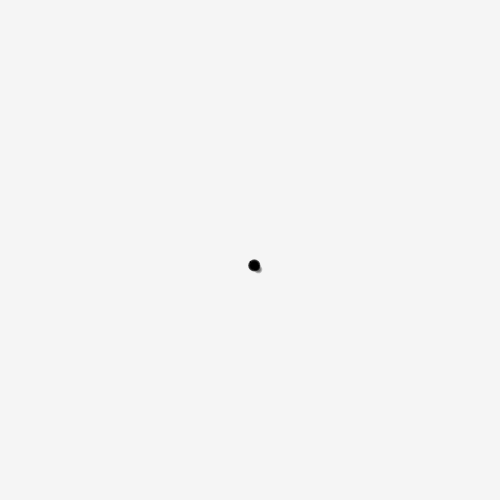
Frame 1 (no input)
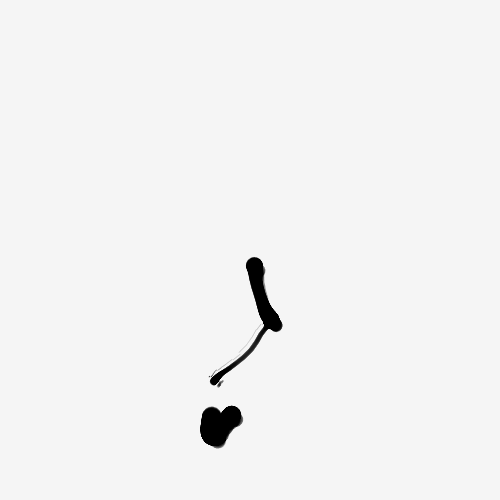
Frame 60 (no input)
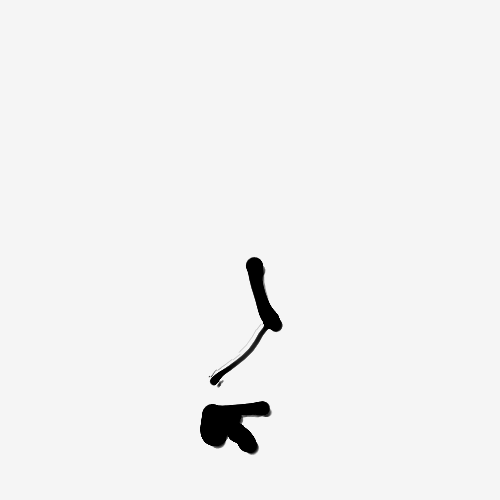
Frame 120 (the mouse pressed at the canvas centre since frame 60)

The p5.js sketch that drew these frames (run headless with seeded random() and noise() and a simulated clock; from frame 60 on, the mouse is pressed at the canvas centre):

// p5.js sketch
// ── sketch.js
let brushSize = 10;
let f = false;
let spring = 0.4;
let friction = 0.45;
let v = 0.5;
let r = 0;
let vx = 0;
let vy = 0;
let splitNum = 100;
let diff = 4;
let trans = ["09", "04", "04"];
let col = "#000000";
let sw, bx,
  by,
  tx,
  ty,
  drawing = 1,
  spd = 0.2;

function setup() {
  createCanvas(500, 500);
  background(245);
  bx = tx = width / 2;
  by = ty = height / 2;
  noFill();
}

function draw() {
  //circle(bx,by,5);
  let d = dist(bx, by, tx, ty);
  if (d < 5) {
    while (dist(bx, by, tx, ty) < 15) {
      let maxd = 50;
      brushSize = random(1, 18);
      let angle = random(0, TWO_PI);
      let len = random(20, 100);
      tx = constrain(bx + len * cos(angle), 50, width - 50);
      ty = constrain(by + len * sin(angle), 50, height - 50);
      drawing = random() < 0.7 ? true : false;
    }
  }
  let wiggle = random(d/10, d / 5);
  bx = lerp(bx, tx, spd) + random(-wiggle, wiggle);
  by = lerp(by, ty, spd) + random(-wiggle, wiggle);
  if (drawing) {
    if (!f) {
      f = true;
      x = bx;
      y = by;
    }
    vx += (bx - x) * spring;
    vy += (by - y) * spring;
    vx *= friction;
    vy *= friction;

    v += sqrt(vx * vx + vy * vy) - v;
    v *= 0.6;

    oldR = r;
    r = brushSize - v;

    let tdiff = diff * 1;
    let sdiff = diff * 1.25;
    tdiff = diff * random(0.8, 1.2);
    sdiff = diff * random(0.9, 1.3);
    for (let i = 0; i < splitNum; ++i) {
      oldX = x;
      oldY = y;
      x += vx / splitNum;
      y += vy / splitNum;
      oldR += (r - oldR) / splitNum;
      if (oldR < 1) {
        oldR = 1;
      }

      sw = oldR + diff;
      stroke(col + trans[0]);
      strokeWeight(sw);
      line(x, y, oldX, oldY); // main line
      //continue;

      sw = 5 * (1 / diff);
      if (sw > 0.5) {
        stroke(col + trans[1]);
        strokeWeight(sw); // side lines
        line(x - tdiff, y - tdiff, oldX - tdiff, oldY - tdiff);
      }
      if (random() < 0.5) {
        sw = max(1, oldR);
        if (sw > 2) {
          stroke(col + trans[2]);
          strokeWeight(sw); // side lines
          line(x + sdiff, y + sdiff, oldX + sdiff, oldY + sdiff);
        }
      }
    }
  } else if (f) {
    vx = vy = 0;
    f = false;
  }
}
